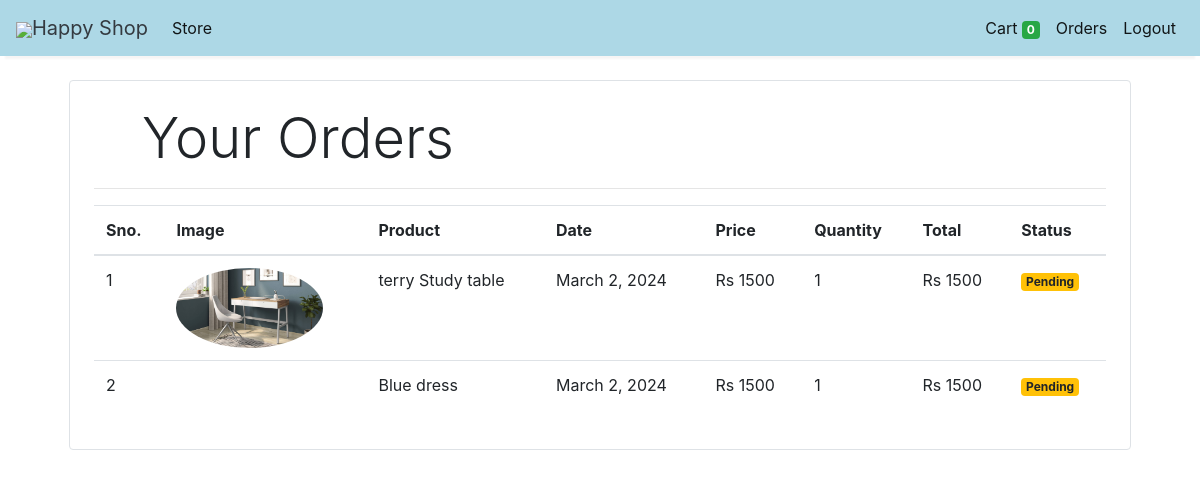
Page /orders (signed in) on the committed database.
### Estore/models.py (models this page shows, shortened)
class Order(models.Model):
    product = models.ForeignKey(Product,
                                on_delete=models.CASCADE)
    customer = models.ForeignKey(Customer,
                                 on_delete=models.CASCADE)
    quantity = models.IntegerField(default=1)
    price = models.IntegerField()
    address = models.CharField (max_length=50, default='', blank=True)
    phone = models.CharField (max_length=50, default='', blank=True)
    date = models.DateField (default=datetime.datetime.today)
    status = models.BooleanField (default=False)
    @staticmethod
    def get_orders_by_customer(customer_id):
        return Order.objects.filter(customer=customer_id).order_by('-date')

class Product(models.Model):
    name = models.CharField(max_length=60)
    price= models.IntegerField(default=0)
    category= models.ForeignKey(Category,on_delete=models.CASCADE,default=1 )
    description= models.CharField(max_length=250, default='', blank=True, null= True)
    image= models.ImageField(upload_to='uploads/products/')

### Estore/middleware/auth.py (the view)
    def middleware(request):
        print(request.session.get('customer'))
        returnUrl = request.META['PATH_INFO']
        print(request.META['PATH_INFO'])
        if not request.session.get('customer'):
           return redirect(f'login?return_url={returnUrl}')
        response = get_response(request)
        return response

### Estore/templatetags/custom_filter.py (called while the page is built)
@register.filter(name='currency')
def currency(number):
    return "Rs "+str(number)

@register.filter(name='multiply')
def multiply(number , number1):
    return number * number1

### Estore/views.py (called while the page is built)
    def get(self, request):
        customer = request.session.get('customer')
        orders = Order.get_orders_by_customer(customer)
        print(orders)
        return render(request, 'orders.html', {'orders': orders})

### templates/orders.html
{% extends 'base.html' %}
{% block content %}
{% load cart %}
{% load custom_filter %}
<div class="container">
   <div class="border rounded p-4 m-4">
        <p class="display-4 pl-4 ml-4">Your Orders</p>
        <hr>
        <table class="table">
            <thead>
                <tr>
                    <th>Sno.</th>
                    <th>Image</th>
                    <th>Product</th>
                    <th>Date</th>
                    <th>Price</th>
                    <th>Quantity</th>
                    <th>Total</th>
                    <th>Status</th>
                </tr>
            </thead>
            <tbody>
                {% for order in orders %}
                <tr>
                    <td>{{forloop.counter}}</td>
                    <td><img style="height: 80px;" class="rounded-circle" src="{{order.product.image.url}}" alt=""></td>
                    <td>{{order.product.name}}</td>
                    <td>{{order.date}}</td>
                    <td>{{order.price|currency}}</td>
                    <td>{{order.quantity}}</td>
                    <td>{{order.quantity|multiply:order.price|currency}}</td>
                    {% if order.status %}
                    <td><small class="badge badge-success">Completed</small></td>
                    {%else%}
                    <td><small class="badge badge-warning">Pending</small></td>
                    {% endif %}
                </tr>
                {% endfor %}
            </tbody>
        </table>
   </div>
</div>
{% endblock %}

### rows in the picture
Order: product.image (picture), product.name "terry Study table", date "March 2, 2024", price "Rs 1500", quantity "1", quantity|multiply "Rs 1500", status "Pending"
Order: product.name "Blue dress", date "March 2, 2024", price "Rs 1500", quantity "1", quantity|multiply "Rs 1500", status "Pending"

### other values in the picture
{{ request.session.cart.keys|length }} "0"
